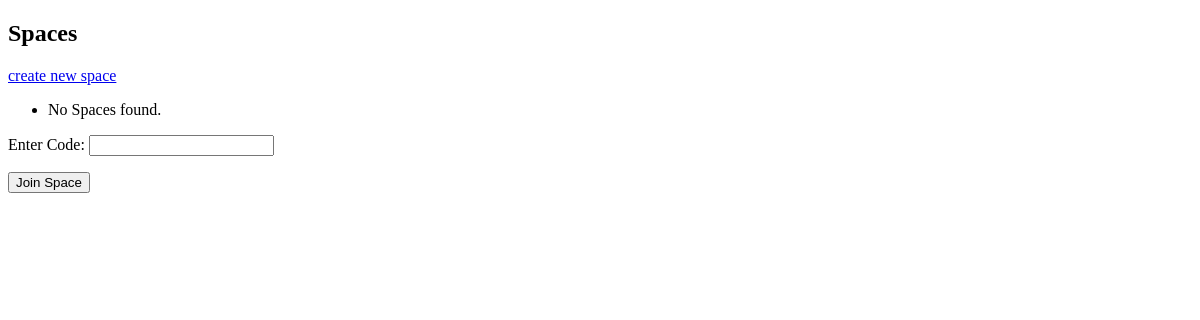
Page /homepage (signed in) on the earlier database version.
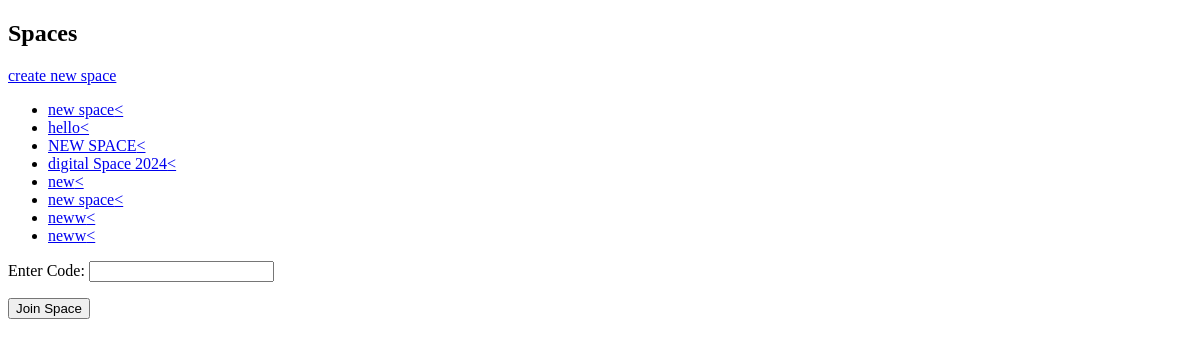
Same page on the later database version.
### AssetManagerApp/models.py (models this page shows, shortened)
class Space(models.Model):
    owner = models.ForeignKey(User, on_delete=models.CASCADE, related_name='owned_spaces')
    members = models.ManyToManyField(User, related_name='spaces')
    name = models.CharField(max_length=100)
    descriptions = models.TextField()
    code = models.CharField(max_length=8, unique=True, null=True)

### AssetManagerApp/views.py (the view, shortened to what this page needs)
# urls.py: path('homepage', views.homepage, name='homepage'),
@login_required(login_url="login")
def homepage(request):
    spaces = Space.objects.all()
    if request.user.is_authenticated:
        user_spaces = Space.objects.filter(models.Q(owner=request.user) | models.Q(members=request.user)).distinct()
        form = SpaceCodeForm()
        return render(request, "AssetManagerApp/homepage.html", {'user_spaces': user_spaces, 'form': form})
    else:
        return render(request, "AssetManagerApp/homepage.html")

### AssetManagerApp/forms.py
class SpaceCodeForm(forms.Form):
    code = forms.CharField(label="Enter Code", max_length=8)

### AssetManagerApp/templates/AssetManagerApp/homepage.html (shortened to what this page needs)
<!DOCTYPE html>
<html lang="en" xmlns="http://www.w3.org/1999/xhtml">
<head>
</head>
<body>
    <h2>Spaces</h2>
    <a href="{% url 'spaceCreate' %}">create new space</a>
    <ul>
        {% for newSpace in user_spaces %}
        <li>
            <a href="{% url 'dashboard' space_id=newSpace.id %}">{{newSpace.name}}<</a>
            {% empty %}
        <li>No Spaces found.</li>
        {% endfor %}
    </ul>
    <form method="post">
        {{ form.as_p }}
        <button type="submit">Join Space</button>
    </form>
</body>
</html>

Differences in the rows shown:
added Space: name "new space"
added Space: name "hello"
added Space: name "NEW SPACE"
added Space: name "digital Space 2024"
added Space: name "new"
added Space: name "new space"
added Space: name "neww"
added Space: name "neww"
Other differences:
text no longer shown: "No Spaces found."
